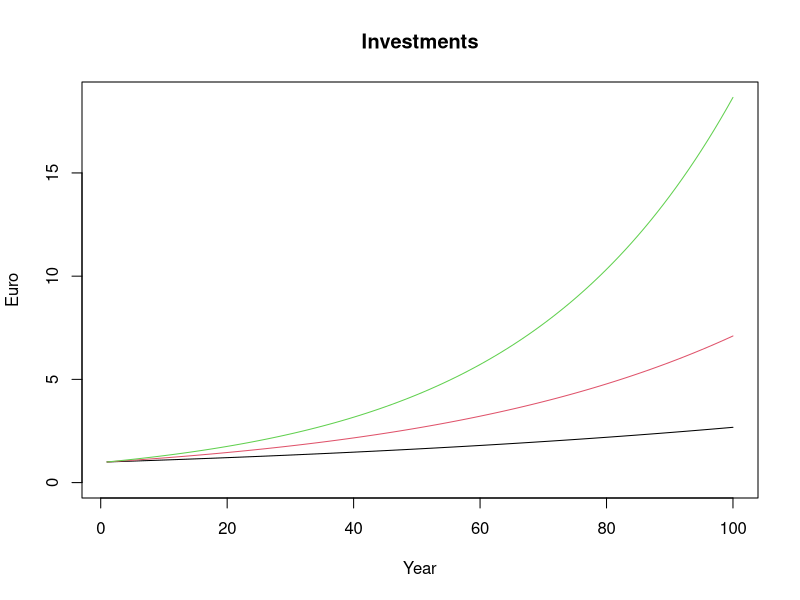

Here is the R script that generated this plot:
## ---- chunk 1
2 + 2
## ---- chunk 2
exp(0)
## ---- chunk 3
log(1)
## ---- chunk 4
x <- 15
## ---- chunk 5
rm(x)
## ---- chunk 6
x <- c(1, 2, 3)
## ---- chunk 7
ls()
## ---- chunk 8
rm(list = ls())
## ---- chunk 9
a <- 1:10 
b <- seq(from = 1, to = 10, by = 1)
## ---- chunk 10
set.seed(1234)

rnorm(n = 10, mean = 0, sd = 1)
## ---- chunk 11
y <- rnorm(10, 0, 1)
## ---- chunk 12
length(y)
## ---- chunk 13
2 + 2 == 4
sqrt(25) == 4
## ---- chunk 14
100 >= 100
99 > 100
99 != 100
!(1==1) # One is not equal to one -> FALSE!
(1==1) | (2==3) # One is equal to one OR two is equal to three -> TRUE!
(1==1) & (2==3) # One is equal to one AND two is equal to three -> FALSE!
## ---- chunk 15

## ---- chunk 16

data_interests <- matrix(nrow = 100, ncol = 3, byrow = TRUE)

interests <- c(0.01, 0.02, 0.03) 

data_interests[1,1] <- 1
data_interests[1,2] <- 1
data_interests[1,3] <- 1

for (t in 2:nrow(data_interests)) {
  
  for (s in 1:ncol(data_interests)) {
    
    data_interests[t,s] <- data_interests[t-1,s] * (1 + interests[s])
    
  }
  
}

## ---- chunk 17

plot(NULL, 
     xlim = c(1, nrow(data_interests)), 
     ylim = c(0, max(data_interests)),
     main = "Investments", 
     xlab = "Year", 
     ylab = "Euro")

for (l in 1:ncol(data_interests)) {
lines(data_interests[,l], type = "l", col = l)
}
